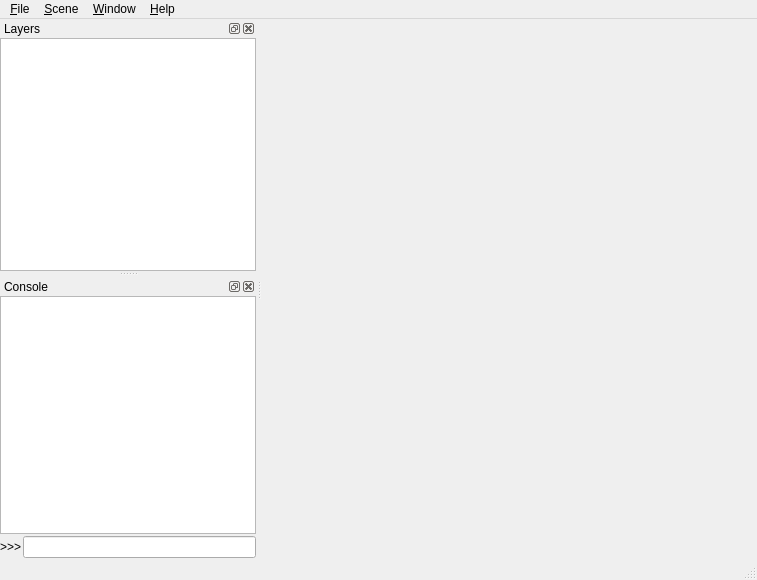
<?xml version="1.0" encoding="UTF-8"?>
<ui version="4.0">
 <class>Q3DWindow</class>
 <widget class="QMainWindow" name="Q3DWindow">
  <property name="geometry">
   <rect>
    <x>0</x>
    <y>0</y>
    <width>757</width>
    <height>580</height>
   </rect>
  </property>
  <property name="acceptDrops">
   <bool>true</bool>
  </property>
  <property name="windowTitle">
   <string>Qgis2threejs Exporter</string>
  </property>
  <widget class="QWidget" name="centralwidget">
   <layout class="QVBoxLayout" name="verticalLayout">
    <property name="margin">
     <number>0</number>
    </property>
    <item>
     <widget class="Q3DView" name="webView" native="true"/>
    </item>
   </layout>
  </widget>
  <widget class="QMenuBar" name="menubar">
   <property name="geometry">
    <rect>
     <x>0</x>
     <y>0</y>
     <width>757</width>
     <height>21</height>
    </rect>
   </property>
   <widget class="QMenu" name="menuScene">
    <property name="title">
     <string>&amp;Scene</string>
    </property>
    <widget class="QMenu" name="menuCamera">
     <property name="title">
      <string>Camera</string>
     </property>
     <addaction name="actionPerspective"/>
     <addaction name="actionOrthographic"/>
    </widget>
    <widget class="QMenu" name="menuControls">
     <property name="title">
      <string>Controls</string>
     </property>
     <addaction name="actionOrbit"/>
    </widget>
    <widget class="QMenu" name="menuInsets">
     <property name="title">
      <string>Insets</string>
     </property>
     <addaction name="actionNorthArrow"/>
    </widget>
    <addaction name="actionWorldSettings"/>
    <addaction name="menuCamera"/>
    <addaction name="menuControls"/>
    <addaction name="menuInsets"/>
    <addaction name="separator"/>
    <addaction name="actionClearAllSettings"/>
    <addaction name="separator"/>
    <addaction name="actionReload"/>
    <addaction name="actionResetCameraPosition"/>
   </widget>
   <widget class="QMenu" name="menuWindow">
    <property name="title">
     <string>&amp;Window</string>
    </property>
    <widget class="QMenu" name="menuPanels">
     <property name="title">
      <string>Panels</string>
     </property>
    </widget>
    <addaction name="menuPanels"/>
    <addaction name="separator"/>
    <addaction name="actionAlwaysOnTop"/>
   </widget>
   <widget class="QMenu" name="menuFile">
    <property name="title">
     <string>&amp;File</string>
    </property>
    <widget class="QMenu" name="menuSaveAs">
     <property name="title">
      <string>Save Scene As</string>
     </property>
     <addaction name="actionSaveAsImage"/>
     <addaction name="separator"/>
     <addaction name="actionSaveAsGLTF"/>
    </widget>
    <addaction name="actionExportToWeb"/>
    <addaction name="menuSaveAs"/>
    <addaction name="separator"/>
    <addaction name="actionPluginSettings"/>
    <addaction name="separator"/>
    <addaction name="actionCloseExporter"/>
   </widget>
   <widget class="QMenu" name="menuHelp">
    <property name="title">
     <string>&amp;Help</string>
    </property>
    <addaction name="actionHelp"/>
    <addaction name="separator"/>
    <addaction name="actionHomePage"/>
    <addaction name="actionSendFeedback"/>
    <addaction name="separator"/>
    <addaction name="actionAbout"/>
   </widget>
   <addaction name="menuFile"/>
   <addaction name="menuScene"/>
   <addaction name="menuWindow"/>
   <addaction name="menuHelp"/>
  </widget>
  <widget class="QStatusBar" name="statusbar"/>
  <widget class="QDockWidget" name="dockWidgetLayers">
   <property name="windowTitle">
    <string>Layers</string>
   </property>
   <attribute name="dockWidgetArea">
    <number>1</number>
   </attribute>
   <widget class="QWidget" name="dockWidgetContents">
    <layout class="QVBoxLayout" name="verticalLayout_2">
     <property name="spacing">
      <number>0</number>
     </property>
     <property name="margin">
      <number>0</number>
     </property>
     <item>
      <widget class="Q3DTreeView" name="treeView">
       <property name="sizePolicy">
        <sizepolicy hsizetype="Expanding" vsizetype="Expanding">
         <horstretch>0</horstretch>
         <verstretch>0</verstretch>
        </sizepolicy>
       </property>
       <property name="headerHidden">
        <bool>true</bool>
       </property>
      </widget>
     </item>
    </layout>
   </widget>
  </widget>
  <widget class="QDockWidget" name="dockWidgetConsole">
   <property name="floating">
    <bool>false</bool>
   </property>
   <property name="windowTitle">
    <string>Console</string>
   </property>
   <attribute name="dockWidgetArea">
    <number>1</number>
   </attribute>
   <widget class="QWidget" name="dockWidgetContents_2">
    <layout class="QVBoxLayout" name="verticalLayout_3">
     <property name="spacing">
      <number>2</number>
     </property>
     <property name="margin">
      <number>0</number>
     </property>
     <item>
      <widget class="QListWidget" name="listWidgetDebugView">
       <property name="contextMenuPolicy">
        <enum>Qt::ActionsContextMenu</enum>
       </property>
       <property name="selectionMode">
        <enum>QAbstractItemView::ExtendedSelection</enum>
       </property>
      </widget>
     </item>
     <item>
      <layout class="QHBoxLayout" name="horizontalLayout">
       <property name="spacing">
        <number>2</number>
       </property>
       <item>
        <widget class="QLabel" name="label">
         <property name="text">
          <string>&gt;&gt;&gt;</string>
         </property>
        </widget>
       </item>
       <item>
        <widget class="QLineEdit" name="lineEditInputBox"/>
       </item>
      </layout>
     </item>
    </layout>
   </widget>
  </widget>
  <action name="actionSaveAsSTL">
   <property name="enabled">
    <bool>false</bool>
   </property>
   <property name="text">
    <string>STL (.stl)</string>
   </property>
  </action>
  <action name="actionWorldSettings">
   <property name="text">
    <string>World Settings...</string>
   </property>
  </action>
  <action name="actionPerspective">
   <property name="checkable">
    <bool>true</bool>
   </property>
   <property name="checked">
    <bool>true</bool>
   </property>
   <property name="text">
    <string>Perspective</string>
   </property>
  </action>
  <action name="actionOrthographic">
   <property name="checkable">
    <bool>true</bool>
   </property>
   <property name="text">
    <string>Orthographic</string>
   </property>
  </action>
  <action name="actionReload">
   <property name="text">
    <string>Reload</string>
   </property>
   <property name="shortcut">
    <string>F5</string>
   </property>
  </action>
  <action name="actionAlwaysOnTop">
   <property name="checkable">
    <bool>true</bool>
   </property>
   <property name="checked">
    <bool>false</bool>
   </property>
   <property name="text">
    <string>Always on Top</string>
   </property>
  </action>
  <action name="actionExportToWeb">
   <property name="enabled">
    <bool>true</bool>
   </property>
   <property name="text">
    <string>Export to Web...</string>
   </property>
  </action>
  <action name="actionSaveAsImage">
   <property name="text">
    <string>Image (.png)</string>
   </property>
  </action>
  <action name="actionResetCameraPosition">
   <property name="text">
    <string>Reset Camera Position</string>
   </property>
   <property name="shortcut">
    <string>Shift+R</string>
   </property>
  </action>
  <action name="actionOrbit">
   <property name="checkable">
    <bool>true</bool>
   </property>
   <property name="checked">
    <bool>true</bool>
   </property>
   <property name="enabled">
    <bool>false</bool>
   </property>
   <property name="text">
    <string>Orbit</string>
   </property>
  </action>
  <action name="actionLayer_Panel">
   <property name="checkable">
    <bool>true</bool>
   </property>
   <property name="checked">
    <bool>true</bool>
   </property>
   <property name="enabled">
    <bool>false</bool>
   </property>
   <property name="text">
    <string>Layer Panel</string>
   </property>
  </action>
  <action name="actionCloseExporter">
   <property name="text">
    <string>Close Exporter</string>
   </property>
  </action>
  <action name="actionPluginSettings">
   <property name="text">
    <string>Exporter Settings..</string>
   </property>
  </action>
  <action name="actionHelp">
   <property name="text">
    <string>&amp;Help</string>
   </property>
  </action>
  <action name="actionHomePage">
   <property name="text">
    <string>Plugin Home Page</string>
   </property>
  </action>
  <action name="actionSendFeedback">
   <property name="text">
    <string>Send Feedback</string>
   </property>
  </action>
  <action name="actionAbout">
   <property name="text">
    <string>About Qgis2threejs Plugin</string>
   </property>
  </action>
  <action name="actionSaveAsOBJ">
   <property name="enabled">
    <bool>false</bool>
   </property>
   <property name="text">
    <string>Wavefront (.obj)</string>
   </property>
  </action>
  <action name="actionSaveAsGLTF">
   <property name="text">
    <string>glTF (.gltf, .glb)</string>
   </property>
  </action>
  <action name="actionClearAllSettings">
   <property name="text">
    <string>Clear All Settings</string>
   </property>
  </action>
  <action name="actionConsoleCopy">
   <property name="text">
    <string>Copy</string>
   </property>
  </action>
  <action name="actionConsoleClear">
   <property name="text">
    <string>Clear</string>
   </property>
  </action>
  <action name="actionNorthArrow">
   <property name="checkable">
    <bool>true</bool>
   </property>
   <property name="text">
    <string>North Arrow</string>
   </property>
  </action>
 </widget>
 <customwidgets>
  <customwidget>
   <class>Q3DView</class>
   <extends>QWidget</extends>
   <header>Qgis2threejs.q3dview</header>
   <container>1</container>
  </customwidget>
  <customwidget>
   <class>Q3DTreeView</class>
   <extends>QTreeView</extends>
   <header>Qgis2threejs.q3dtreeview</header>
  </customwidget>
 </customwidgets>
 <resources/>
 <connections>
  <connection>
   <sender>actionCloseExporter</sender>
   <signal>triggered()</signal>
   <receiver>Q3DWindow</receiver>
   <slot>close()</slot>
   <hints>
    <hint type="sourcelabel">
     <x>-1</x>
     <y>-1</y>
    </hint>
    <hint type="destinationlabel">
     <x>378</x>
     <y>289</y>
    </hint>
   </hints>
  </connection>
 </connections>
</ui>
